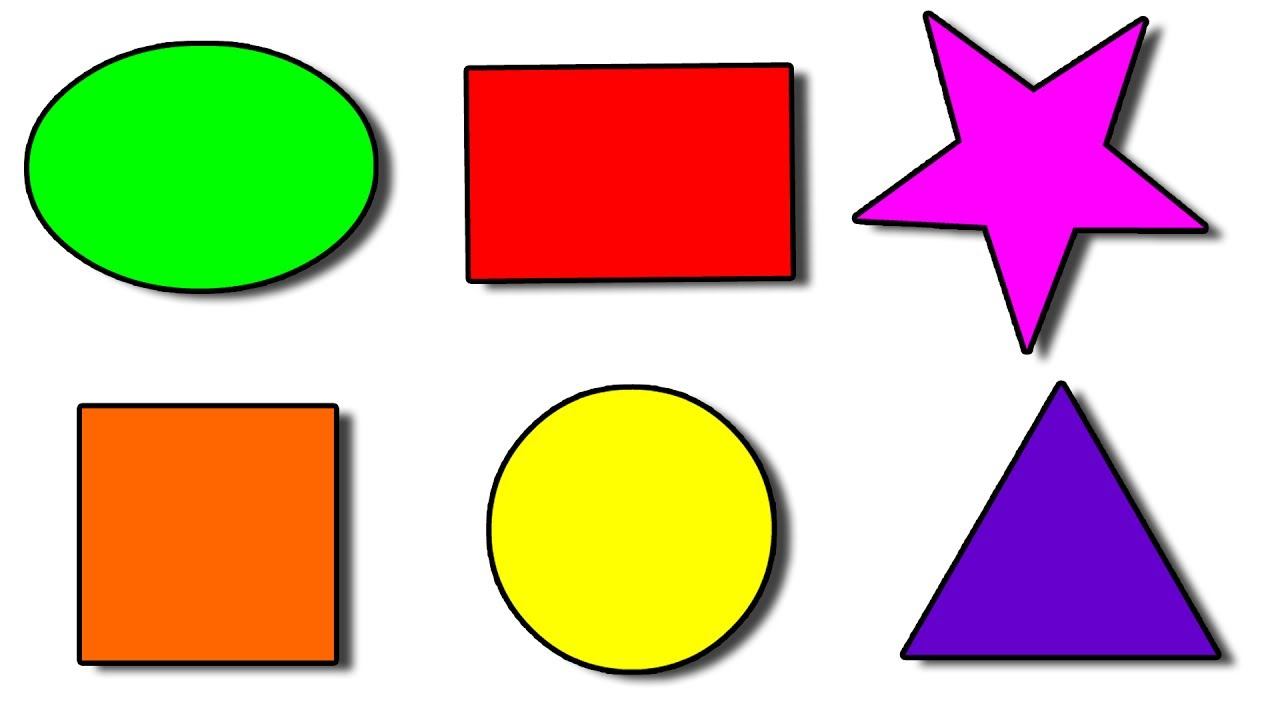
#> input picture basicshapes.jpg, 1280 x 720 px
$ python detect_shapes.py --image basicshapes.jpg   (Python 2 division)   (older library calls are emulated)
#> lines starting #> are read from the running program, lines starting #| are printed output that depends on the picture; after the words box and inside, x2 and y2 are one past the last pixel; in counts of white or black regions, pixels touching at a corner belong together; long printed decimals are rounded
# import the necessary packages
from pyimagesearch.shapedetector import ShapeDetector
import argparse
import imutils
import cv2
import numpy as np

from rectangle import Rectangle
from rectangle_tree import Node


def main():
    # construct the argument parse and parse the arguments
    ap = argparse.ArgumentParser()
    ap.add_argument("-i", "--image", required=True, help="path to the input image")
    args = vars(ap.parse_args())

    # load the image and resize it to a smaller factor so that
    # the shapes can be approximated better
    image = cv2.imread(args["image"])
#> image is the input picture: shape (720, 1280, 3); mean B, G, R 167, 188.8, 215
    # findRectangles(image)
    findParallelLines(image)

    # convert the resized image to grayscale, blur it slightly,
    # and threshold it
    # gray = cv2.cvtColor(resized, cv2.COLOR_BGR2GRAY)
    # blurred = cv2.GaussianBlur(gray, (3, 3), 0.4)  # was (5, 5), 0
    # thresh = cv2.threshold(blurred, 60, 255, cv2.THRESH_BINARY)[1]

    # find contours in the thresholded image and initialize the
    # shape detector
    # cnts = cv2.findContours(thresh.copy(), cv2.RETR_EXTERNAL, cv2.CHAIN_APPROX_SIMPLE)
    # cnts = cnts[0] if imutils.is_cv2() else cnts[1]


# [50 lines left out: function findRectangles, not called in this run]


def findParallelLines(image):
    # see https://www.pyimagesearch.com/2014/04/21/building-pokedex-python-finding-game-boy-screen-step-4-6/
    resized = imutils.resize(image, width=300)
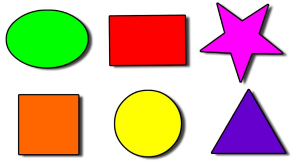
#> resized: shape (168, 300, 3); mean B, G, R 167, 188.8, 215
    ratio = image.shape[0] / float(resized.shape[0])
#> ratio = 4.29
    gray = cv2.cvtColor(resized, cv2.COLOR_BGR2GRAY)
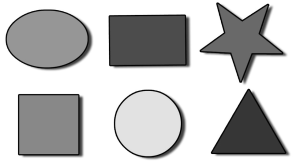
#> gray: shape (168, 300); min 3, max 255, mean 194.1
    gray = cv2.bilateralFilter(gray, 11, 17, 17)
    edged = cv2.Canny(gray, 30, 200)
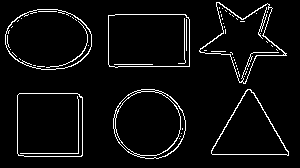
#> edged: shape (168, 300); 4.9% white in thin lines or dots, all inside (x1, y1, x2, y2) = (5, 2, 289, 159)

    lines = cv2.HoughLines(edged, 1, np.pi / 180, 50)
#> lines = 40 rows, first 8: [66, 1.57], [14, 1.57], [154, 1.57], [-173, 2.62], [258, 0.524], [152, 1.59], [155, 1.59], [155, 0.96]
    thetas = [180*line[0][1]/np.pi for line in lines]
#> thetas = 40 values, max 179 at index 30, min 0 at index 14, mean 83.87
    hist, bins = np.histogram(thetas)
#> hist = [7, 1, 0, 3, 6, 15, 0, 1, 4, 3]; bins = [0, 17.9, 35.8, 53.7, 71.6, 89.5, 107.4, 125.3, 143.2, 161.1, 179]
    print 'found %d lines' % len(lines)
#| found 40 lines
    print 'hist: %s' % hist
#| hist: [ 7  1  0  3  6 15  0  1  4  3]
    print 'bins: %s' % bins
#| bins: [  0.          17.900   35.800   53.700   71.600
#|   89.500 107.400 125.300 143.200 161.100
#|  179.000]
    for line in lines:
        for rho, theta in line:
            bin_nr = find_index(180 * theta / np.pi, bins)
            max_count = max(hist)
            red = hist[bin_nr] * 255 / max_count
            a = np.cos(theta)
            b = np.sin(theta)
            x0 = a * rho
            y0 = b * rho
            x1 = int(x0 + 1000 * (-b))
            y1 = int(y0 + 1000 * (a))
            x2 = int(x0 - 1000 * (-b))
            y2 = int(y0 - 1000 * (a))

            cv2.line(resized, (x1, y1), (x2, y2), (0, 0, red), 2)
            print 'theta:', 180 * theta / np.pi
            cv2.imshow("Image", resized)
            cv2.waitKey(0)
#> this loop made 40 passes
#> line on passes 1 to 12: [[66, 1.57]], [[14, 1.57]], [[154, 1.57]], [[-173, 2.62]], [[258, 0.524]], [[152, 1.59]], [[155, 1.59]], [[155, 0.96]], [[94, 1.55]], [[93, 1.57]], [[-177, 2.64]], [[152, 0.977]]
#| theta: 90.000
#| theta: 90.000
#| theta: 90.000
#| theta: 150.000
#| theta: 30.000
#| theta: 91.000
#| theta: 91.000
#| theta: 55.000
#> (further printed lines are left out)
#> pass 1, in findParallelLines, `cv2.imshow("Image", resized)`:
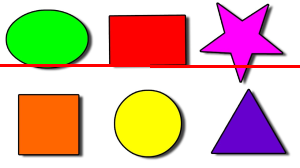
#> window 'Image': shape (168, 300, 3); mean B, G, R 164, 185.5, 216.4
#> pass 2, in findParallelLines, `cv2.imshow("Image", resized)`:
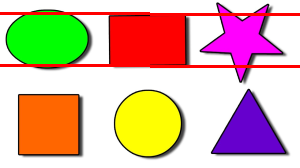
#> window 'Image': shape (168, 300, 3); mean B, G, R 160.5, 181.8, 217.4
#> after the loop:
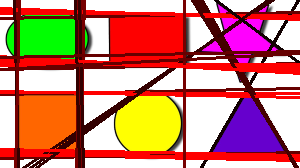
#> resized: shape (168, 300, 3); mean B, G, R 111.9, 128.6, 200.1


def find_index(x, arr):
    index = 0
    while arr[index] < x:
        index += 1
    return max(0, index - 1)


# [12 lines left out: function detect, not called in this run]


if __name__ == "__main__":
    main()

$ run again, on chessboard4.jpg
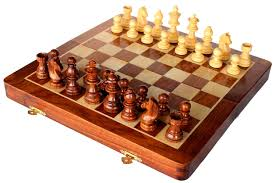
#> input picture chessboard4.jpg, 276 x 183 px
#> in main, image is the input picture: shape (183, 276, 3); mean B, G, R 151.5, 171, 203.4
#> in findParallelLines, `edged = cv2.Canny(gray, 30, 200)`:
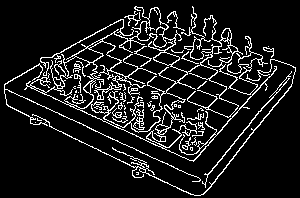
#> edged: shape (198, 300); 10.9% white in thin lines or dots
#> lines = 1075 rows, first 8: [78, 2.01], [91, 2.02], [13, 1.94], [223, 0.785], [271, 0.681], [75, 1.06], [280, 0.681], [23, 1.95]
#> thetas = 1075 values, max 179 at index 696, min 0 at index 618, mean 92.34
#> hist = [7, 4, 83, 150, 252, 260, 192, 99, 13, 15]; bins = [0, 17.9, 35.8, 53.7, 71.6, 89.5, 107.4, 125.3, 143.2, 161.1, 179]
#| found 1075 lines
#| hist: [  7   4  83 150 252 260 192  99  13  15]
#| bins: [  0.          17.900   35.800   53.700   71.600
#|   89.500 107.400 125.300 143.200 161.100
#|  179.000]
#> the loop in findParallelLines, `for line in lines:` made 1075 passes
#> (printed output is left out)
#> after the loop in findParallelLines, `for line in lines:`:
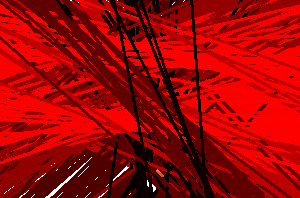
#> resized: shape (198, 300, 3); mean B, G, R 1.4, 1.4, 158.1
